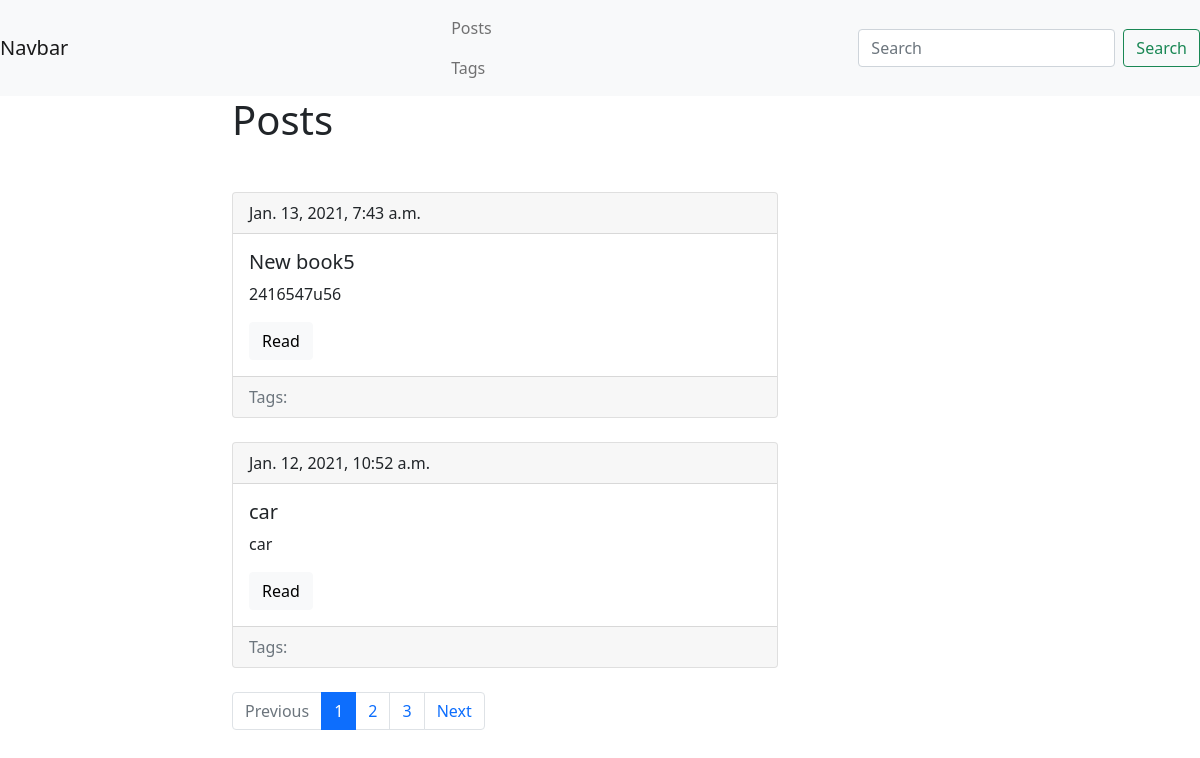
/blog/, run on an earlier commit of the app's database.
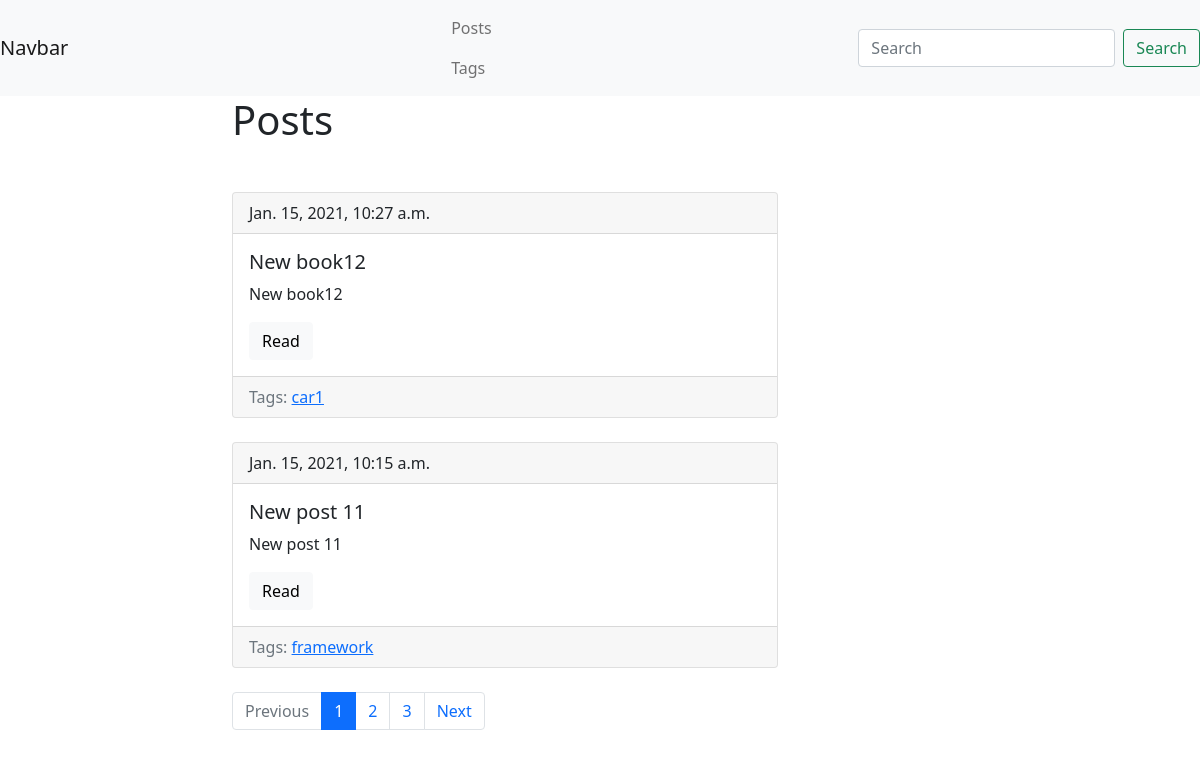
And on a later commit of the database.
### blog/models.py (models this page shows, shortened)
class Post(models.Model):
    title = models.CharField(max_length=150, db_index=True)
    slug = models.SlugField(max_length=150, blank=True, unique=True)
    body = models.TextField(blank=True, db_index=True)
    tags = models.ManyToManyField('Tag', blank=True, related_name='posts')
    date_pub = models.DateTimeField(auto_now_add=True)
    def get_absolute_url(self):
        return reverse('post_detail_url', kwargs={'slug': self.slug})
    class Meta:
        ordering = ['-date_pub']

class Tag(models.Model):
    title = models.CharField(max_length=50)
    slug = models.SlugField(max_length=50, unique=True)
    def get_absolute_url(self):
        return reverse('tag_detail_url', kwargs={'slug': self.slug})
    class Meta:
        ordering = ['title']

### blog/views.py (the view)
# urls.py: path('', posts_list, name='posts_list_url'),
def posts_list(request):
    search_query = request.GET.get('search', '')
    if search_query:
        posts = Post.objects.filter(
            Q(title__icontains=search_query) | Q(body__icontains=search_query))
    else:
        posts = Post.objects.all()
    paginator = Paginator(posts, 2)
    page_number = request.GET.get('page', 1)
    page = paginator.get_page(page_number)
    is_paginator = page.has_other_pages()
    if page.has_previous():
        prev_url = '?page={}'.format(page.previous_page_number())
    else:
        prev_url = ''
    if page.has_next():
        next_url = '?page={}'.format(page.next_page_number())
    else:
        next_url = ''
    context = {
        'page_object': page,
        'is_paginated': is_paginator,
        'next_url': next_url,
        'prev_url': prev_url
    }
    return render(request, 'blog/index.html', context=context)

### templates/blog/index.html (shortened to what this page needs)
{% extends 'blog/base_blog.html' %}
{% block content %}
    <h1 class="mb-5">Posts</h1>
    {% for post in page_object.object_list %}
        {% include 'blog/includes/post_card_template.html' %}
    {% endfor %}
{% endblock %}

### templates/blog/includes/post_card_template.html
<div class="card mb-4">
    <div class="card-header">
        {{ post.date_pub }}
    </div>
    <div class="card-body">
        <h5 class="card-title">{{ post.title }}</h5>
        <p class="card-text">{{ post.body | truncatewords:15 }}</p>
        <a href="{{ post.get_absolute_url }}" class="btn btn-light">Read</a>
    </div>
    <div class="card-footer text-muted">
        Tags:
        {% for tag in post.tags.all %}
            <a href="{{ tag.get_absolute_url }}">{{ tag.title }}</a>
        {% endfor %}
    </div>
</div>

What changed in the data, as far as the page shows it:
no longer on this page (row unchanged): Post: date_pub "Jan. 13, 2021, 7:43 a.m.", title "New book5", body "2416547u56"
no longer on this page (row unchanged): Post: date_pub "Jan. 12, 2021, 10:52 a.m.", title "car", body "car"
added Post: date_pub "Jan. 15, 2021, 10:27 a.m.", title "New book12", body "New book12"
added Tag: title "car1", shown under "Jan. 15, 2021, 10:27 a.m."
added Post: date_pub "Jan. 15, 2021, 10:15 a.m.", title "New post 11", body "New post 11"
now on this page (row unchanged): Tag: title "framework", shown under "Jan. 15, 2021, 10:15 a.m."
